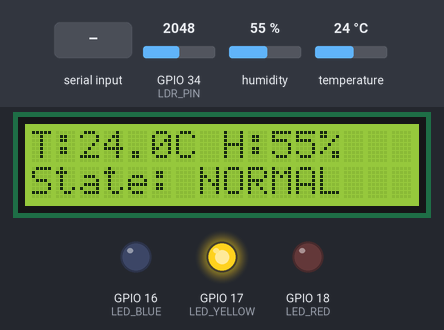
This sketch was run on a simulated ESP32. On the bench: 16×2 character LCD, output pins drawn as LEDs (lit = HIGH). The test bench sets the inputs (shaded band); at power-on: humidity 55 %, temperature 24 °C, GPIO 34 (LDR_PIN) = 2048 (analog values on the 0–4095 scale). What the sketch prints to the serial monitor is not drawn.

Above: at 2.7 s.
2.8 s: humidity set to 73 %
At 6.7 s:
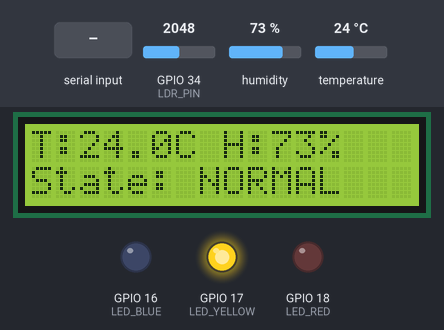
7.5 s: humidity set to 76 %
At 10.9 s:
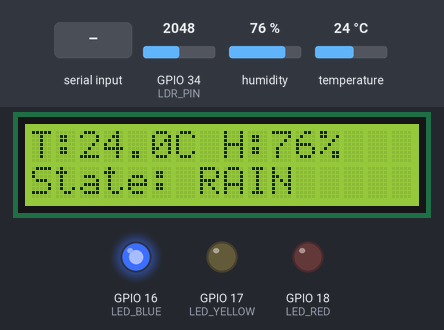
11.5 s: "SUNNY\n" received over Serial
At 13.2 s:
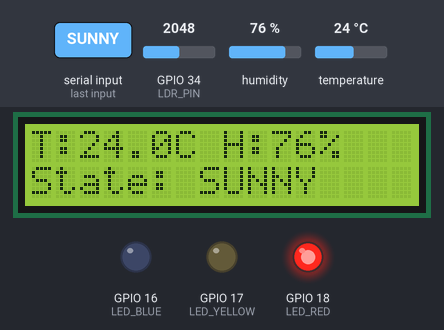
13.5 s: "NORMAL\n" received over Serial
At 13.9 s:
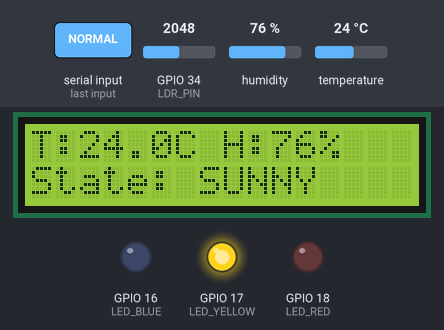
15.5 s: temperature set to 12 °C
At 19.2 s:
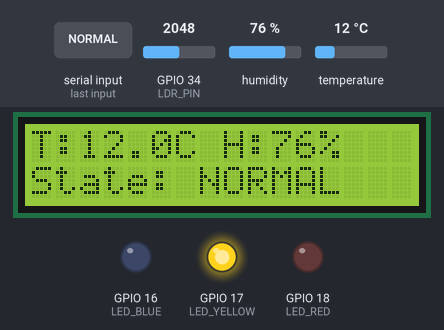
19.5 s: "RAIN\n" received over Serial
At 19.9 s:
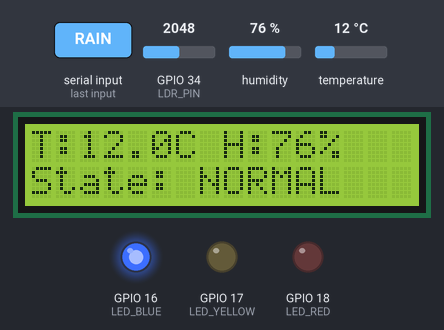
Timing chart, 0 to 22.5 s (numbered marks = the images above; inputs shaded):
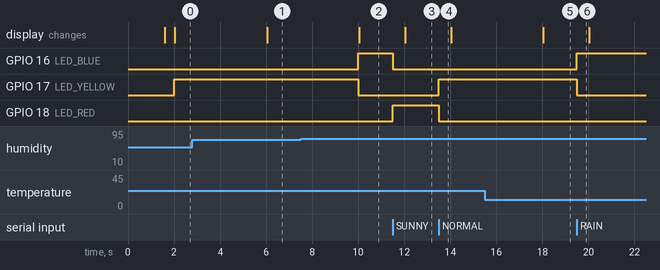

Measured:
- the behaviour switches between 74 and 75 % on humidity (found by bisection; images 1 and 2)
- after the input at 2.8 s, the display: changes after 3.2 s (image 1)
- after the input at 7.5 s, GPIO 16 (LED_BLUE): LOW → HIGH after 2.5 s; GPIO 17 (LED_YELLOW): HIGH → LOW after 2.5 s; the display: changes after 2.5 s (image 2)
- after the input at 11.5 s, GPIO 16 (LED_BLUE): HIGH → LOW at once; GPIO 18 (LED_RED): LOW → HIGH at once; the display: changes after 0.53 s (image 3)
- after the input at 13.5 s, GPIO 17 (LED_YELLOW): LOW → HIGH at once; GPIO 18 (LED_RED): HIGH → LOW at once
- after the input at 15.5 s, the display: changes after 2.5 s (image 5)
- after the input at 19.5 s, GPIO 16 (LED_BLUE): LOW → HIGH at once; GPIO 17 (LED_YELLOW): HIGH → LOW at once

The sketch:

2-esp32_weather_node.ino
```cpp
#include <Wire.h>
#include <LiquidCrystal_I2C.h>
#include <DHT.h>

// ---------- ขา Pin ที่ใช้จริง ----------
#define DHTPIN      4      // DHT22 DATA
#define DHTTYPE     DHT22
#define LDR_PIN     34     // LDR ADC Pin

#define LED_BLUE    16     // LED น้ำเงิน (RAIN)
#define LED_YELLOW  17     // LED เหลือง (NORMAL)
#define LED_RED     18     // LED แดง (SUNNY)

#define LCD_ADDR    0x27
#define LCD_COLS    16
#define LCD_ROWS    2

const float HUMIDITY_RAIN_THRESHOLD = 75.0;
const int   LIGHT_SUNNY_THRESHOLD   = 3000;

DHT dht(DHTPIN, DHTTYPE);
LiquidCrystal_I2C lcd(LCD_ADDR, LCD_COLS, LCD_ROWS);

String overrideState = "";
unsigned long lastRead = 0;
const unsigned long READ_INTERVAL = 2000; // อ่านค่าและส่ง JSON ทุก 2 วินาที

void updateLeds(const String &state) {
  digitalWrite(LED_BLUE,   state == "RAIN"   ? HIGH : LOW);
  digitalWrite(LED_YELLOW, state == "NORMAL" ? HIGH : LOW);
  digitalWrite(LED_RED,    state == "SUNNY"  ? HIGH : LOW);
}

void updateLcd(float temp, float humidity, const String &state) {
  lcd.setCursor(0, 0);
  lcd.print("T:");
  lcd.print(temp, 1);
  lcd.print("C H:");
  lcd.print(humidity, 0);
  lcd.print("%   ");

  lcd.setCursor(0, 1);
  lcd.print("State: ");
  lcd.print(state);
  lcd.print("    ");
}

void sendJson(float temp, float humidity, int lightRaw, const String &state) {
  Serial.print("{\"temp\":");
  Serial.print(temp, 1);
  Serial.print(",\"humidity\":");
  Serial.print(humidity, 1);
  Serial.print(",\"light\":");
  Serial.print(lightRaw);
  Serial.print(",\"state\":\"");
  Serial.print(state);
  Serial.println("\"}");
}

String classifyWeather(float humidity, int lightRaw) {
  if (humidity >= HUMIDITY_RAIN_THRESHOLD) {
    return "RAIN";
  } else if (lightRaw >= LIGHT_SUNNY_THRESHOLD) {
    return "SUNNY";
  } else {
    return "NORMAL";
  }
}

void setup() {
  Serial.begin(115200);
  dht.begin();
  analogReadResolution(12);

  pinMode(LED_BLUE, OUTPUT);
  pinMode(LED_YELLOW, OUTPUT);
  pinMode(LED_RED, OUTPUT);

  digitalWrite(LED_BLUE, LOW);
  digitalWrite(LED_YELLOW, LOW);
  digitalWrite(LED_RED, LOW);

  Wire.begin(21, 22);
  lcd.init();
  lcd.backlight();
  lcd.setCursor(0, 0);
  lcd.print("Weather Twin");
  lcd.setCursor(0, 1);
  lcd.print("Booting...");
  delay(1500);
  lcd.clear();
}

void loop() {
  // 📥 1. อ่านคำสั่งที่ส่งมาจาก Web Serial แบบ Real-time
  if (Serial.available() > 0) {
    String input = Serial.readStringUntil('\n');
    input.trim();
    if (input == "RAIN" || input == "NORMAL" || input == "SUNNY") {
      overrideState = input;
      updateLeds(overrideState); // สั่งไฟเปลี่ยนสีทันทีที่กดปุ่ม
    }
  }

  // 📤 2. อ่านค่าเซนเซอร์ แล้วส่ง JSON ออกไปหาเว็บทุก 2 วินาที
  if (millis() - lastRead < READ_INTERVAL) return;
  lastRead = millis();

  float humidity = dht.readHumidity();
  float temp = dht.readTemperature();
  int lightRaw = analogRead(LDR_PIN);

  if (isnan(humidity) || isnan(temp)) {
    Serial.println("{\"error\":\"DHT22 read failed\"}");
    return;
  }

  // ถ้ามีการกดปุ่ม Simulate บนเว็บ ให้ใช้ค่า overrideState แต่ถ้าไม่มี ให้ใช้อัลกอริทึมปกติ
  String state = (overrideState != "") ? overrideState : classifyWeather(humidity, lightRaw);

  updateLeds(state);
  updateLcd(temp, humidity, state);
  sendJson(temp, humidity, lightRaw, state);
}
```
